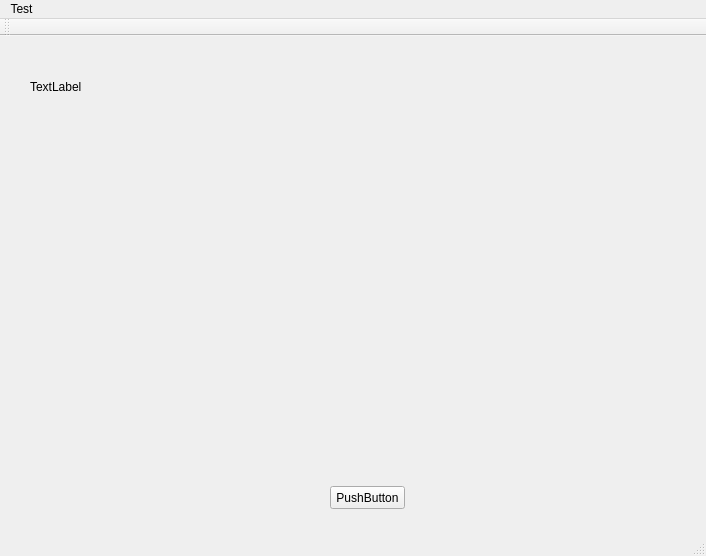
<?xml version="1.0" encoding="UTF-8"?>
<ui version="4.0">
 <class>pirateAppClass</class>
 <widget class="QMainWindow" name="pirateAppClass">
  <property name="geometry">
   <rect>
    <x>0</x>
    <y>0</y>
    <width>706</width>
    <height>556</height>
   </rect>
  </property>
  <property name="windowTitle">
   <string>pirateApp</string>
  </property>
  <widget class="QWidget" name="centralWidget">
   <widget class="QPushButton" name="btnHello">
    <property name="geometry">
     <rect>
      <x>330</x>
      <y>450</y>
      <width>75</width>
      <height>23</height>
     </rect>
    </property>
    <property name="text">
     <string>PushButton</string>
    </property>
   </widget>
   <widget class="QLabel" name="lblPirate">
    <property name="geometry">
     <rect>
      <x>30</x>
      <y>30</y>
      <width>71</width>
      <height>41</height>
     </rect>
    </property>
    <property name="text">
     <string>TextLabel</string>
    </property>
   </widget>
  </widget>
  <widget class="QMenuBar" name="menuBar">
   <property name="geometry">
    <rect>
     <x>0</x>
     <y>0</y>
     <width>706</width>
     <height>21</height>
    </rect>
   </property>
   <widget class="QMenu" name="menuTest">
    <property name="title">
     <string>Test</string>
    </property>
   </widget>
   <addaction name="menuTest"/>
  </widget>
  <widget class="QToolBar" name="mainToolBar">
   <attribute name="toolBarArea">
    <enum>TopToolBarArea</enum>
   </attribute>
   <attribute name="toolBarBreak">
    <bool>false</bool>
   </attribute>
  </widget>
  <widget class="QStatusBar" name="statusBar"/>
 </widget>
 <layoutdefault spacing="6" margin="11"/>
 <resources>
  <include location="pirateApp.qrc"/>
 </resources>
 <connections/>
</ui>
